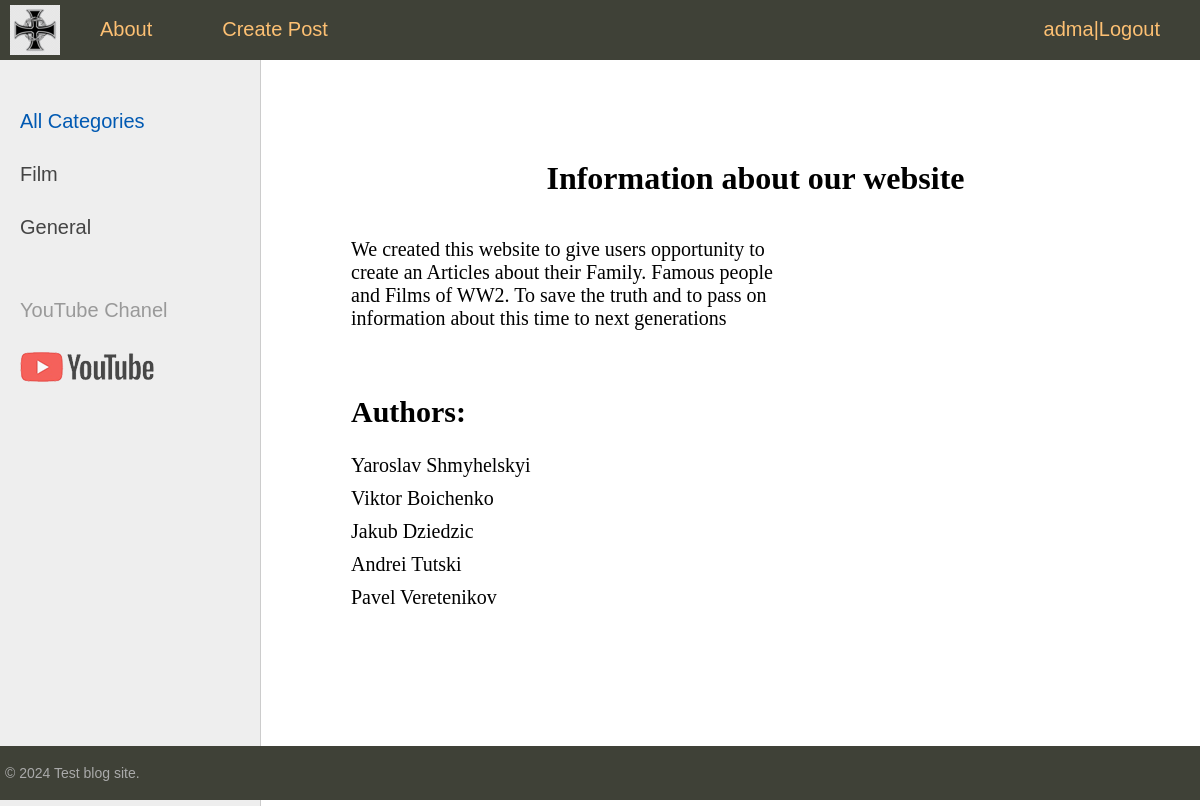
The page /about/ (signed in) on the database its author committed.
### users/models.py (models this page shows)
class MyUser(AbstractUser):
    photo = models.ImageField(upload_to='photos/pofile/%Y/%m/%d/', null=True)
    region=models.CharField(null=True, max_length=50)

### sitetest/models.py (models this page shows, shortened)
class Category(models.Model):
    name = models.CharField(max_length=100, db_index=True, verbose_name="Category")
    slug = models.SlugField(max_length=255, unique=True, db_index=True, verbose_name="Slug")
    class Meta:
        verbose_name = "Category"
        verbose_name_plural = "Categories"
    def get_absolute_url(self):
        return reverse("category", kwargs={"cat_slug": self.slug})

### sitetest/views.py (the view)
# urls.py: path('about/', views.about_index, name="about"),
@login_required
def about_index(request):
    posts_query=Persons.published.all()
    paginator=Paginator(posts_query,3)
    page_num=request.GET.get('page')
    page_obj=paginator.get_page(page_num)
    return render(request, 'sitetest/about.html', {'page_object': page_obj})

### sitetest/models.py (called while the page is built)
    def get_queryset(self):
        return super().get_queryset().filter(is_published=Persons.Status.PUBLISHED)

### sitetest/templatetags/person_tags.py (called while the page is built)
@register.inclusion_tag('sitetest/list_categories.html')
def show_categories(cat_selected=0):
    cats = Category.objects.annotate(total=Count("categ")).filter(total__gt=0)
    return {'cats': cats, 'cat_selected': cat_selected}

@register.inclusion_tag('sitetest/list_tags.html')
def show_tags():
    tags = TagPost.objects.annotate(total=Count("tags")).filter(total__gt=0)
    return {'tags': tags}

### users/context_processors.py (called while the page is built)
def get_upper_menu(request):
    return {'upper_menu':menu}

### sitetest/templates/sitetest/about.html (shortened to what this page needs)
{% extends 'base.html' %}
{% block content %}
<div class="About-div">
    <h1>Information about  our website</h1>
<div class="about-text">
    We created this website to give users opportunity to
    create an Articles about their Family.
    Famous people and Films of WW2. To save the truth and
    to pass on information about this time to next generations
</div>
<div class="authors-div">
    <h2> Authors:</h2>
    <ul>
        <li>Yaroslav Shmyhelskyi</li>
        <li>Viktor Boichenko</li>
        <li>Jakub Dziedzic</li>
        <li>Andrei Tutski</li>
        <li>Pavel Veretenikov</li>
    </ul>
</div>
</div>
{% endblock %}

### templates/base.html (shortened to what this page needs)
{% load static %}
{% load person_tags %}
<!DOCTYPE html>
<html>
<head>
    <link type="text/css" href="{% static 'sitetest/css/styles.css' %}" rel="stylesheet"/>
</head>
<body>
<table class="table-page" border=0 cellpadding="0" cellspacing="0">
    <tr>
        <td valign=top>
            {% block mainmenu %}
            <div class="header">
                <ul id="mainmenu" class="mainmenu">
                    <li class="logo"><a href="{% url 'home' %}">
                        <div class="logo"></div>
                    </a></li>
                    {% for m in upper_menu %}
                    <li><a href="{% url m.url_name %}">{{m.title}}</a></li>
                    {% endfor %}
                    {%if user.is_authenticated%}
                    <li class="last"><a href="{%url 'users:profile'%}">{{user.username}}</a>|<a
                            href="{%url 'users:logout'%}">Logout</a></li>
                    {%else%}
                    <li class="last"><a href="{%url 'users:login'%}">Login</a>|<a href="{%url 'users:registration'%}">Registration</a>
                    </li>
                    {%endif%}
                </ul>
            </div>
            {% endblock mainmenu %}
            <table class="table-content" border=0 cellpadding="0" cellspacing="0">
                <tr>
                    <td valign="top" class="left-chapters">
                        <ul id="leftchapters">
                            {% if cat_selected == 0 or cat_selected is None %}
                            <li class="selected">All Categories</li>
                            {% else %}
                            <li><a href="{% url 'home' %}">All Сategories</a></li>
                            {% endif %}
                            {% show_categories cat_selected%}
                            <li class="share">
                                <p>YouTube Chanel</p>
                                <a class="share-yt" href="https://www.youtube.com/channel/UCnRAS_JjCz_UkiyF-bRwD_g"
                                   target="_blank" rel="nofollow"></a>
                            </li>
                        </ul>
                    </td>
                    <td valign="top" class="content">
                        <div class="content-text">
                            {% block content %}
                            {% endblock %}
                        </div>
                    </td>
                </tr>
            </table>
        </td>
    </tr>
    <tr>
        <td valign=top>
            <div id="footer">
                <p>&copy; 2024 Test blog site.</p>
            </div>
        </td>
    </tr>
</table>
</body>
</html>

### sitetest/templates/sitetest/list_categories.html
{% for cat in cats %}
{% if cat.id == cat_selected%}
<li class="selected">{{cat.name}}</li>
{% else %}
<li><a href="{{ cat.get_absolute_url }}">{{cat.name}}</a></li>
{% endif %}
{% endfor %}

### sitetest/static/sitetest/css/styles.css (style rules this page uses)
html, body { font-family: 'Arial'; margin: 0; padding: 0; height: 100%; width: 100%; color: #444; }
a { color: #0059b2; text-decoration: none; }
.table-page { width: 100%; height: 100%; vertical-align: top; }
.table-page tr { height: 100%; }
.header { background: #3F4137; height: 60px; }
.logo { background: url('../images/logo.png') no-repeat 10px 5px; width: 70px; height: 60px; }
ul.mainmenu { list-style: none; margin: 0; padding: 0; height: 60px; color: #fdc073; font-size: 20px; overflow: hidden; }
ul.mainmenu li { float: left; margin: 18px 40px 0 30px; }
ul.mainmenu li.logo { margin: 0; }
ul.mainmenu li.last { float: right; }
ul.mainmenu li a { color: #fdc073; text-decoration: none; }
.table-content { width: 100%; min-height: 100%; height: 100%; }
.left-chapters { margin: 0; background: #eee; border-right: 1px solid #ccc; }
.left-chapters ul { width: 230px; margin: 0; padding: 20px 10px 10px 20px; list-style: none; font-size: 20px; }
.left-chapters ul li { margin: 30px 0 0 0; color: #999; }
.left-chapters ul li.selected { color: #0059b2; }
.left-chapters ul li a { color: #444; text-decoration: none; }
.left-chapters ul li.share { margin: 60px 0 0 0; }
.left-chapters ul li.share p { margin: 30px 0 30px 0; }
.left-chapters ul li.share a { display: inline-block; width: 40px; height: 40px; margin: 0 20px 0 0; }
.left-chapters ul li.share a.share-yt { width: 100%; height: 30px; background: url('../images/share_yt.png') no-repeat 0 0 }
.content { padding: 40px 20px 20px 40px; width: 100%; box-sizing: border-box; }
.content-text { margin: 60px 0 0 30px; color: #000; font-size: 20px; font-family: Yandex Sans Display Light; }
.content-text h1 { font-size: 32px; }
#footer { box-sizing: border-box; background: #3F4137; padding: 5px; color: #aaa; font-size: 14px; font-family: Verdana, Geneva, Arial, Helvetica; text-align: left; overflow: hidden; }
.About-div h1 { text-align: center; }
.authors-div { padding: 20px 20px; }
.authors-div ul { margin: 0; padding: 0; list-style: none; font-weight: 500; }
.authors-div ul li { margin: 10px 0; }
.about-text { padding: 20px; width: 50%; }

### rows shown on the page
MyUser: username "adma"
Category: name "Film"
Category: name "General"

### other values the page prints
{{ m.title }} "About" "Create Post"
